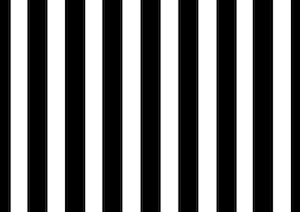
#> input picture img/bars.jpg, 300 x 212 px
$ python lines.py img/bars.jpg 5 5 out.png
#> lines starting #> are read from the running program, lines starting #| are printed output that depends on the picture
from PIL import Image, ImageDraw
import random, time, copy
from random import randint, randrange, choice
import sys, numpy

def drawLine(slope, intercept, xSize, ySize, inverted, draw):
    if inverted == 0:
        x1 = 0
        x2 = xSize
        y1 = ySize - intercept
        y2 = ySize - (intercept + (slope * xSize))
    else:
        y1 = ySize
        y2 = 0
        x1 = xSize - intercept
        x2 = xSize - (intercept + (slope * ySize))
    draw.line((x1,y1, x2,y2), fill='Black')
    return draw

def main():
    args = sys.argv

    if (len(args) < 4):
        print("Usage: python " + args[0] + " [image path] [num lines] [time] [optional output filename]")
        return

#Change image to desired test file
    im2 = Image.open(args[1])
#> im2 is the input picture: PIL image 300x212 RGB; min 0, max 255, mean 120.2
    width, height = im2.size
#> width = 300; height = 212
    im = Image.new('LA', (width, height), (255))

    draw = ImageDraw.Draw(im)

    #finalLines = randomLines(500, 1, width, height)

    finalLines = hillClimbing(int(args[2]), int(args[3]), 1, height, width, im2)
#> the loop in hillClimbing, `while(time.time() - startTime < timeLimit):` made 1 pass
#> finalLines = [(0.656, 41, 1), (0.0708, 127, 1), (0.0349, 167, 1), (0.01, 242, 1), (-0.0216, 16, 1)]

    for line in finalLines:
        drawLine(line[0],line[1],width,height, line[2], draw)
#> this loop made 5 passes
#> (line, x1 in drawLine, x2 in drawLine) on passes 1 to 5: ((0.656, 41, 1), 259, 119.9), ((0.0708, 127, 1), 173, 158), ((0.0349, 167, 1), 133, 125.6), ((0.01, 242, 1), 58, 55.88), ((-0.0216, 16, 1), 284, 288.6)
    print(scoreLines(finalLines, im))
#| 15948210
    im.show()
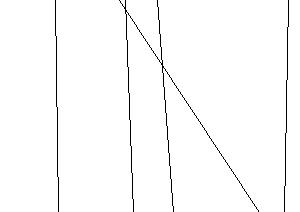
#> shown: PIL image 300x212 LA; mean R, G, B, A 250.8, 250.8, 250.8, 4.2; transparent parts drawn white
    if (len(args) > 4):
        im.save("output/" + args[4])

def randomLines(number, mRange, width, height):
    lineArray = []
    i = 0
    while i < number:
        inverted = randint(0, 1)
        if inverted == 0:
            bRange = height
        else:
            bRange = width
        lineArray.append((random.uniform(-mRange, mRange),randint(-bRange,bRange),inverted))
        i += 1
    return lineArray

def hillClimbing(numbers, timeLimit, mRange, height, width, im2):
    #setup
    size = im2.size
    startTime = time.time()
    bestSolution = None
    length = numbers
    #keep searching for solution while there is time last
    while(time.time() - startTime < timeLimit):
        climbNum = 0
        #randomly create enough lines
        lines = randomLines(numbers, mRange, width, height)
        currentScore = scoreLines(lines, im2)
        if(bestSolution == None):
            bestSolution = copy.deepcopy(lines)
        tries = 0
        while(tries < 100 and time.time() - startTime < timeLimit):
            #pick a random line
            climbNum += 1
            sys.stdout.write('\r' + str(climbNum))
            sys.stdout.flush()
            location = random.randrange(0, length)

            #swap out the line with a new one
            oldLine = lines[location]

            inverted = randint(0, 1)
            if inverted == 0:
                bRange = height
            else:
                bRange = width
            lines[location] = (random.uniform(-mRange, mRange),randint(-bRange,bRange), inverted)
            score = scoreLines(lines, im2)

            #check that move is an improvement
            if(score < currentScore):
                #if it is, reset tries, update currentScore, and update temperature
                tries = 0
                currentScore = score
            else:
                #if it isn't, swap it back and increment tries
                lines[location] = oldLine
                tries += 1
        #if the new solution is better that the old best solution, replace the old best
        if(currentScore < scoreLines(bestSolution, im2)):
            bestSolution = copy.deepcopy(lines)
    return bestSolution

def scoreLines(lines, im2):
    img1 = Image.new('LA', im2.size, (0,0))
    draw = ImageDraw.Draw(img1)
    for aLine in lines:
        drawLine(aLine[0], aLine[1], im2.size[0], im2.size[1], aLine[2], draw)

    s = 0
    for band_index, band in enumerate(img1.getbands()):
        m1 = numpy.array([p[band_index] for p in img1.getdata()]).reshape(*img1.size)
        m2 = numpy.array([p[band_index] for p in im2.getdata()]).reshape(*im2.size)
        s += numpy.sum(numpy.abs(m1-m2))
    return s

main()

$ run again, on img/eye.jpg
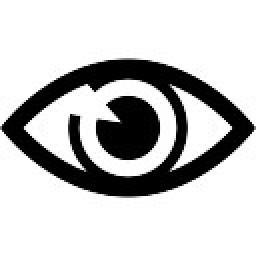
#> input picture img/eye.jpg, 128 x 128 px (shown 2 times larger)
#> in main, im2 is the input picture: PIL image 128x128 RGB; min 0, max 255, mean 196.7
#> the loop in hillClimbing, `while(time.time() - startTime < timeLimit):` made 4 passes
#> finalLines = [(-0.0528, 16, 0), (-0.184, 118, 0), (0.171, 91, 0), (-0.0491, 23, 0), (-0.000334, 9, 0)]
#> the loop in main, `for line in finalLines:` made 5 passes
#> (line, y1 in drawLine, y2 in drawLine) on passes 1 to 5: ((-0.0528, 16, 0), 112, 118.8), ((-0.184, 118, 0), 10, 33.53), ((0.171, 91, 0), 37, 15.14), ((-0.0491, 23, 0), 105, 111.3), ((-0.000334, 9, 0), 119, 119)
#| 4015485
#> in main, `im.show()`:
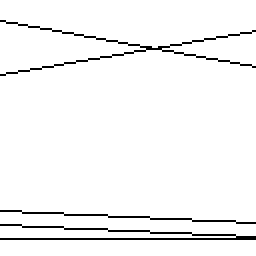
#> shown: PIL image 128x128 LA (shown 2 times larger); mean R, G, B, A 245.1, 245.1, 245.1, 9.9; transparent parts drawn white
